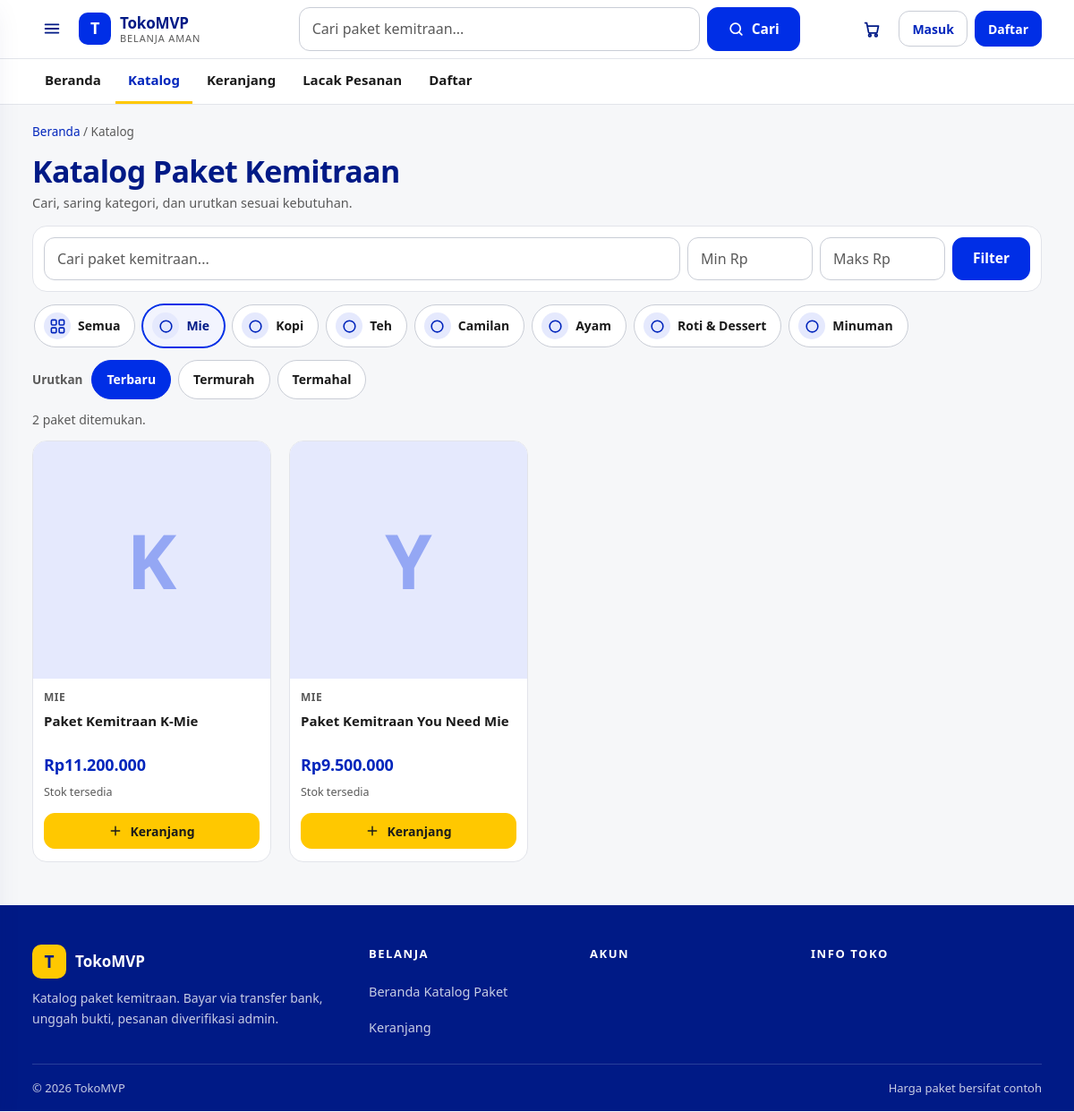
Screenshot of /products?category=mie with the database file from the repository.
### tables this page shows
CREATE TABLE categories (
  id INT UNSIGNED AUTO_INCREMENT PRIMARY KEY,
  name VARCHAR(120) NOT NULL,
  slug VARCHAR(150) NOT NULL,
  parent_id INT UNSIGNED NULL,
  created_at DATETIME NOT NULL DEFAULT CURRENT_TIMESTAMP,
  UNIQUE KEY uq_cat_slug (slug),
  CONSTRAINT fk_cat_parent FOREIGN KEY (parent_id) REFERENCES categories(id) ON DELETE SET NULL
);

CREATE TABLE products (
  id INT UNSIGNED AUTO_INCREMENT PRIMARY KEY,
  category_id INT UNSIGNED NULL,
  name VARCHAR(200) NOT NULL,
  slug VARCHAR(220) NOT NULL,
  sku VARCHAR(80) NOT NULL,
  description TEXT NULL,
  price INT UNSIGNED NOT NULL DEFAULT 0 COMMENT 'IDR, harga dasar',
  compare_price INT UNSIGNED NULL,
  weight_gram INT UNSIGNED NOT NULL DEFAULT 0,
  status ENUM('draft','published','archived') NOT NULL DEFAULT 'draft',
  created_at DATETIME NOT NULL DEFAULT CURRENT_TIMESTAMP,
  updated_at DATETIME NOT NULL DEFAULT CURRENT_TIMESTAMP ON UPDATE CURRENT_TIMESTAMP,
  UNIQUE KEY uq_products_slug (slug),
  UNIQUE KEY uq_products_sku (sku),
  KEY idx_products_status (status),
  KEY idx_products_cat (category_id),
  FULLTEXT KEY ft_products (name, description),
  CONSTRAINT fk_prod_cat FOREIGN KEY (category_id) REFERENCES categories(id) ON DELETE SET NULL
);

### app/Views/store/catalog.php (the view, shortened to what the rows shown need)
<?php
$map = [];
try {
  $ids = array_values(array_filter(array_map(fn($p) => (int)$p['id'], $products ?? [])));
  if ($ids) {
    $in = implode(',', $ids);
    $st = \App\Core\Database::pdo()->query(
      "SELECT product_id, MIN(id) AS vid, COALESCE(SUM(stock),0) AS stock FROM product_variants WHERE product_id IN ({$in}) AND status = 'active' GROUP BY product_id"
    );
    foreach ($st->fetchAll() as $r) { $map[(int)$r['product_id']] = ['vid' => (int)$r['vid'], 'stock' => (int)$r['stock']]; }
  }
} catch (\Throwable) { $map = []; }
$f = $filters ?? ['q' => '', 'category' => '', 'min_price' => '', 'max_price' => '', 'sort' => 'newest'];
$sort = $f['sort'] ?? 'newest';
$catOrder = ['mie', 'kopi', 'teh', 'camilan', 'ayam', 'roti-dessert', 'minuman'];
$cats = array_values($categories ?? []);
usort($cats, fn($a, $b) => (array_search($a['slug'], $catOrder) <=> array_search($b['slug'], $catOrder)));
$catIcon = [
  'mie' => '<path d="M4 12h16a8 8 0 0 1-16 0z"/><path d="M8 12V6m3 6V5m3 7V6m3 6v-3"/>',
  'kopi' => '<path d="M5 9h11v6a5 5 0 0 1-5 5h-1a5 5 0 0 1-5-5z"/><path d="M16 10h2a2.5 2.5 0 0 1 0 5h-2"/>',
  'teh' => '<path d="M7 9h10l-1.5 10h-7z"/><path d="M9 9c0-3 6-3 6 0"/>',
  'camilan' => '<path d="M6 9h12l-1.5 9h-9z"/><path d="M9 5l6 0M12 5V3"/>',
  'ayam' => '<circle cx="10" cy="14" r="5"/><path d="M14 11l5-5m-2 0h3v3"/>',
  'roti-dessert' => '<path d="M5 13a4 4 0 0 1 4-4h8a4 4 0 0 1 0 8H9a4 4 0 0 1-4-4z"/>',
  'minuman' => '<path d="M10 3h4v4l2 4v8a2 2 0 0 1-2 2h-4a2 2 0 0 1-2-2v-8l2-4z"/><path d="M10 12h4"/>',
];
$chipQs = function (string $cat) use ($f): string {
  $q = ['q' => $f['q'] ?? '', 'min' => $f['min_price'] ?? '', 'max' => $f['max_price'] ?? '', 'sort' => $f['sort'] ?? 'newest'];
  if ($cat !== '') { $q['category'] = $cat; }
  return http_build_query(array_filter($q, fn($v) => $v !== ''));
};
$sortQs = function (string $s) use ($f): string {
  $q = ['q' => $f['q'] ?? '', 'category' => $f['category'] ?? '', 'min' => $f['min_price'] ?? '', 'max' => $f['max_price'] ?? '', 'sort' => $s];
  return http_build_query(array_filter($q, fn($v) => $v !== ''));
};
?>
<div class="wrap page shop">
  <nav class="crumbs" aria-label="Breadcrumb"><a href="/">Beranda</a> / <span>Katalog</span></nav>
  <div class="shop-head">
    <div>
      <h1 class="shop-title">Katalog Paket Kemitraan</h1>
      <p class="muted shop-sub">Cari, saring kategori, dan urutkan sesuai kebutuhan.</p>
    </div>
  </div>
  <form method="get" action="/products" class="shop-filter" role="search">
    <div class="shop-filter__row">
      <input class="input" type="search" id="f-q" name="q" placeholder="Cari paket kemitraan..." value="<?= View::e($f['q'] ?? '') ?>">
      <input class="input shop-filter__num" type="number" id="f-min" name="min" min="0" inputmode="numeric" placeholder="Min Rp" value="<?= View::e($f['min_price'] ?? '') ?>">
      <input class="input shop-filter__num" type="number" id="f-max" name="max" min="0" inputmode="numeric" placeholder="Maks Rp" value="<?= View::e($f['max_price'] ?? '') ?>">
      <button class="btn btn--primary" type="submit">Filter</button>
    </div>
  </form>
  <nav class="catstrip" aria-label="Kategori paket">
    <a class="catchip<?= ($f['category'] ?? '') === '' ? ' is-active' : '' ?>" href="/products<?= ($qs = $chipQs('')) !== '' ? '?' . View::e($qs) : '' ?>"<?= ($f['category'] ?? '') === '' ? ' aria-current="page"' : '' ?>>
      <span class="catchip__icon" aria-hidden="true"></span>
      <span>Semua</span>
    </a>
    <?php foreach ($cats as $c):
      $on = ($f['category'] ?? '') === $c['slug']; ?>
      <a class="catchip<?= $on ? ' is-active' : '' ?>" href="/products?<?= View::e($chipQs($c['slug'])) ?>"<?= $on ? ' aria-current="page"' : '' ?>>
        <span class="catchip__icon" aria-hidden="true"><svg width="19" height="19" viewBox="0 0 24 24" fill="none" stroke="currentColor" stroke-width="2" stroke-linecap="round" stroke-linejoin="round" aria-hidden="true"><?= $catIcon[$c['slug']] ?? '<circle cx="12" cy="12" r="8"/>' ?></svg></span>
        <span><?= View::e($c['name']) ?></span>
      </a>
    <?php endforeach; ?>
  </nav>
  <div class="sortbar" role="navigation" aria-label="Urutkan">
    <span class="sortbar__label">Urutkan</span>
    <a class="<?= $sort === 'newest' ? 'is-active' : '' ?>" <?= $sort === 'newest' ? 'aria-current="true"' : '' ?> href="/products?<?= View::e($sortQs('newest')) ?>">Terbaru</a>
    <a class="<?= $sort === 'price_asc' ? 'is-active' : '' ?>" <?= $sort === 'price_asc' ? 'aria-current="true"' : '' ?> href="/products?<?= View::e($sortQs('price_asc')) ?>">Termurah</a>
    <a class="<?= $sort === 'price_desc' ? 'is-active' : '' ?>" <?= $sort === 'price_desc' ? 'aria-current="true"' : '' ?> href="/products?<?= View::e($sortQs('price_desc')) ?>">Termahal</a>
  </div>
  <p class="result-count" role="status"><?= (int)($total ?? 0) ?> paket ditemukan.</p>
  <div class="grid grid--prods">
    <?php foreach (($products ?? []) as $p):
      $m = $map[(int)$p['id']] ?? ['vid' => null, 'stock' => 0];
      echo View::render('store/_card', ['p' => $p, 'vid' => $m['vid'], 'stock' => $m['stock']]);
    endforeach; ?>
  </div>
</div>

### app/Views/store/_card.php (shortened to what the rows shown need)
<?php
$brand = preg_replace('/^paket kemitraan\s+/i', '', trim($p['name'] ?? ''));
$initial = mb_strtoupper(mb_substr($brand !== '' ? $brand : trim($p['name'] ?? '?'), 0, 1));
$stock = (int)($stock ?? 0);
$stockCls = $stock <= 0 ? ' is-out' : ($stock <= 5 ? ' is-low' : '');
$stockTxt = $stock <= 0 ? 'Habis' : ($stock <= 5 ? 'Sisa ' . $stock : 'Stok tersedia');
?>
<article class="p-card">
  <a class="p-media" href="/products/<?= View::e($p['slug']) ?>" aria-label="<?= View::e($p['name']) ?>">
    <span class="p-ph" aria-hidden="true"><span class="p-ph__mark"><?= View::e($initial) ?></span></span>
  </a>
  <div class="p-body">
    <span class="p-cat"><?= View::e($p['category_name'] ?? '') ?></span>
    <a class="p-name" href="/products/<?= View::e($p['slug']) ?>"><?= View::e($p['name']) ?></a>
    <span class="p-price"><?= Helpers::rupiah($p['price']) ?></span>
    <span class="p-stock<?= $stockCls ?>"><?= View::e($stockTxt) ?></span>
    <div class="p-foot">
      <?php if (!empty($vid) && $stock > 0): ?>
      <form method="post" action="/cart/add">
        <button class="btn btn--buy btn--sm btn--block" type="submit">
          <svg width="16" height="16" viewBox="0 0 24 24" fill="none" stroke="currentColor" stroke-width="2.2" stroke-linecap="round" aria-hidden="true"><path d="M12 5v14M5 12h14"/></svg>
          Keranjang
        </button>
      </form>
      <?php else: ?>
        <a class="btn btn--ghost btn--sm btn--block" href="/products/<?= View::e($p['slug']) ?>">Lihat Detail</a>
      <?php endif; ?>
    </div>
  </div>
</article>

### app/Core/Router.php (shortened to what the rows shown need)
<?php
class Router
{
    private array $routes = [];
    private function add(string $method, string $path, callable|array $handler): void
    {
        $this->routes[] = [$method, $this->compile($path), $handler];
    }
    private function compile(string $path): string
    {
        $regex = preg_replace('#\{([a-zA-Z_][a-zA-Z0-9_]*)\}#', '(?P<$1>[^/]+)', $path);
        return '#^' . $regex . '$#';
    }
    public function dispatch(string $method, string $uri): void
    {
        $path = parse_url($uri, PHP_URL_PATH) ?? '/';
        foreach ($this->routes as [$m, $regex, $handler]) {
            if (preg_match($regex, $path, $matches)) {
                $params = array_filter($matches, 'is_string', ARRAY_FILTER_USE_KEY);
                if (is_array($handler)) {
                    [$class, $fn] = $handler;
                    (new $class())->$fn($params);
                } else {
                    $handler($params);
                }
                return;
            }
        }
    }
}

### rows the page displays
categories: name "Mie"
categories: name "Kopi"
categories: name "Teh"
categories: name "Camilan"
categories: name "Ayam"
categories: name "Roti & Dessert"
categories: name "Minuman"
products: name "K", category.name "MIE", name "Paket Kemitraan K-Mie", price "Rp11.200.000"
products: name "Y", category.name "MIE", name "Paket Kemitraan You Need Mie", price "Rp9.500.000"

### other values shown
$total "2"
